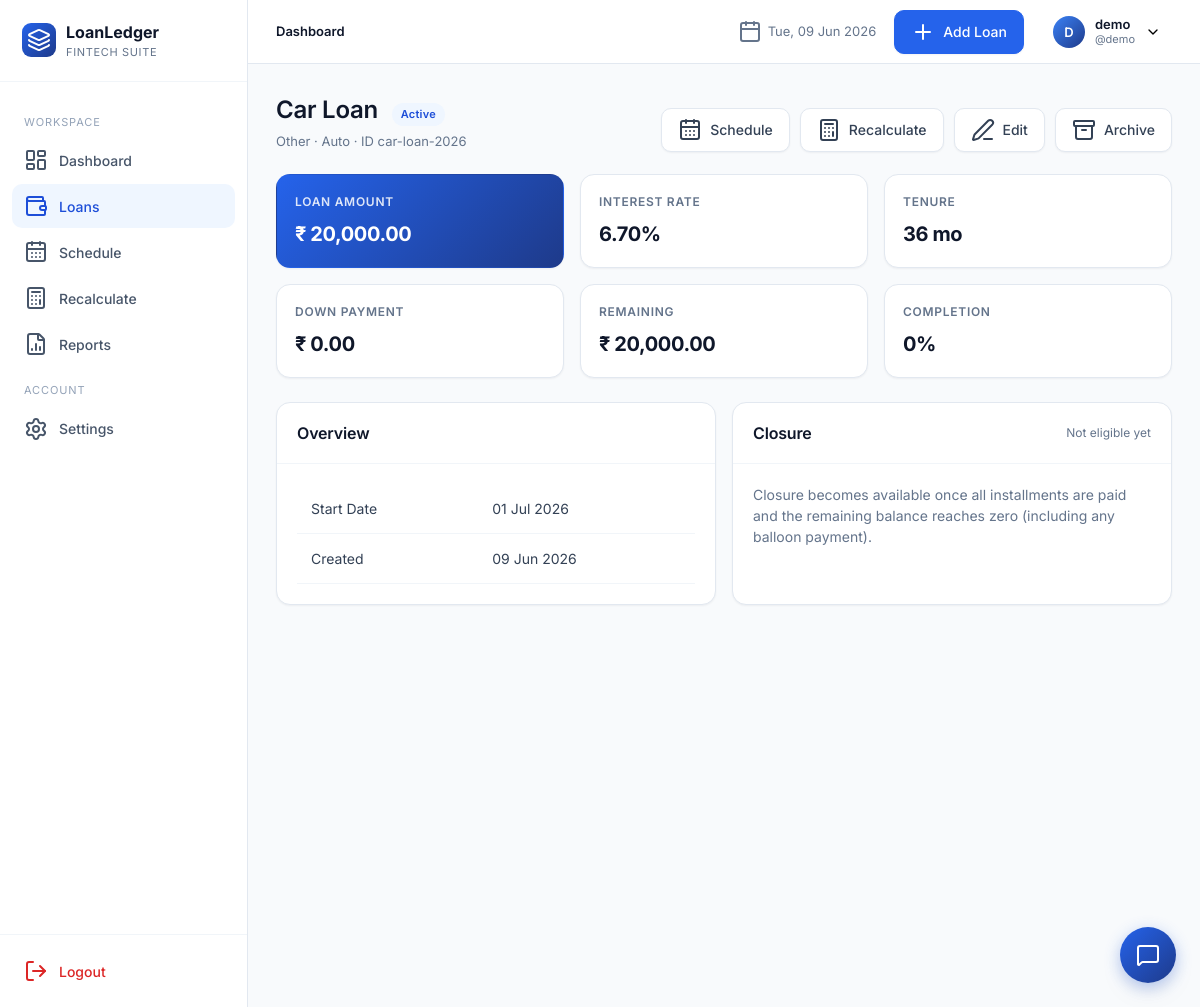
The app's page /loans/1 (signed in), older data.
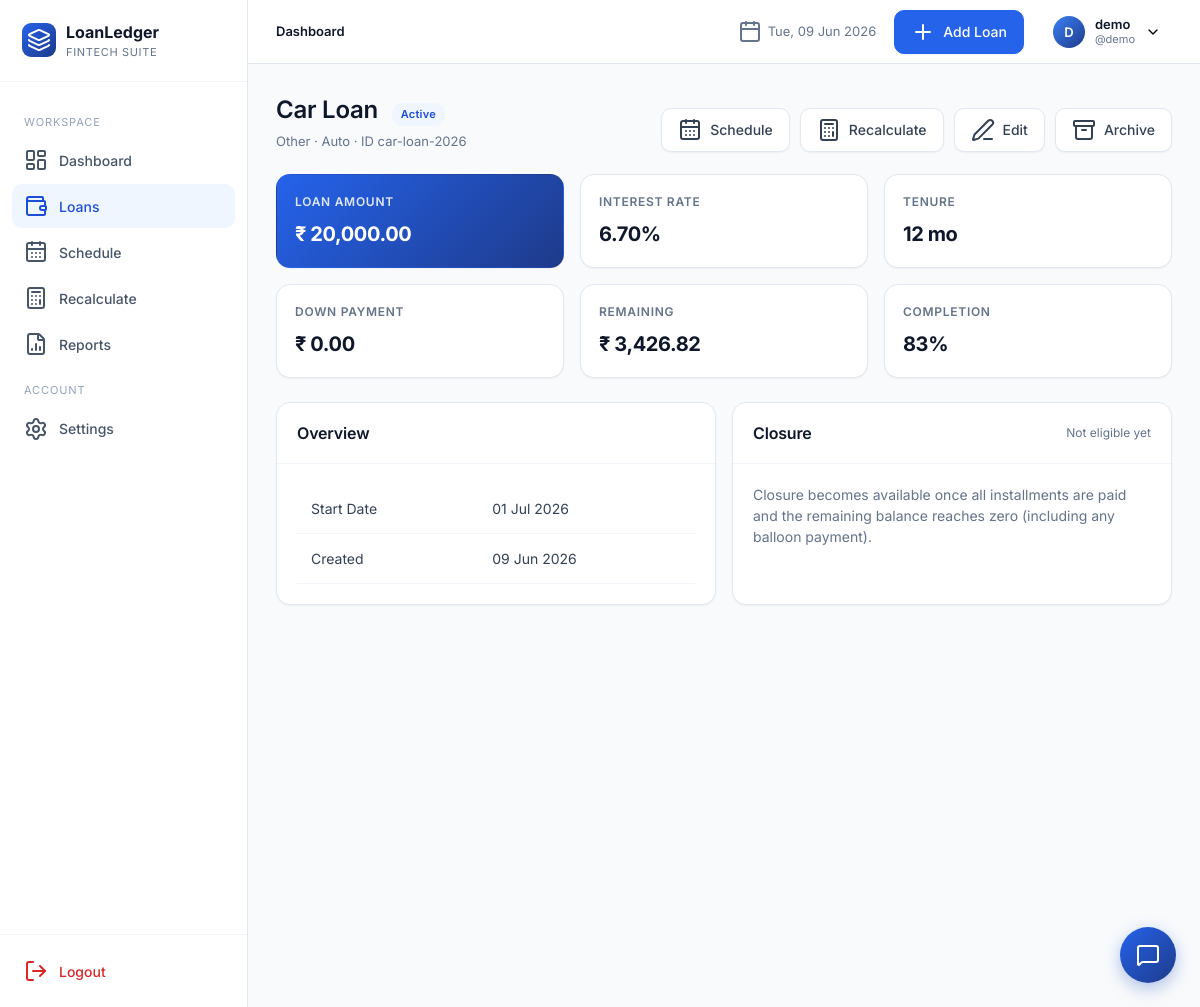
The same page, newer data.
### app/models.py (models this page shows, shortened)
class Loan(db.Model):
    __tablename__ = "loans"
    id = db.Column(db.Integer, primary_key=True)
    user_id = db.Column(db.Integer, db.ForeignKey("users.id"), nullable=False, index=True)
    loan_id = db.Column(db.String(40), nullable=False, index=True)  # manual unique per user
    loan_name = db.Column(db.String(120), nullable=False)
    loan_category = db.Column(db.String(50), nullable=False, default="Personal")
    bank_name = db.Column(db.String(120), nullable=False)
    loan_amount = db.Column(db.Float, nullable=False)
    interest_rate = db.Column(db.Float, nullable=False)  # annual %
    down_payment = db.Column(db.Float, default=0)
    custom_emi = db.Column(db.Float, nullable=True)
    start_date = db.Column(db.Date, nullable=False)
    tenure_months = db.Column(db.Integer, nullable=False)
    loan_status = db.Column(db.String(20), default="Active", index=True)
    remaining_balance = db.Column(db.Float, default=0)
    completion_percentage = db.Column(db.Float, default=0)
    is_archived = db.Column(db.Boolean, default=False, index=True)
    balloon_date = db.Column(db.Date, nullable=True)
    balloon_amount = db.Column(db.Float, nullable=True)
    notes = db.Column(db.Text)
    closed_at = db.Column(db.DateTime, nullable=True)
    final_amount = db.Column(db.Float, nullable=True)
    closure_notes = db.Column(db.Text, nullable=True)
    created_at = db.Column(db.DateTime, default=datetime.utcnow)
    updated_at = db.Column(db.DateTime, default=datetime.utcnow, onupdate=datetime.utcnow)
    schedules = db.relationship("Schedule", backref="loan", lazy="dynamic",
                                cascade="all, delete-orphan", order_by="Schedule.month_index")
    __table_args__ = (db.UniqueConstraint("user_id", "loan_id", name="uq_user_loanid"),)

class User(UserMixin, db.Model):
    __tablename__ = "users"
    id = db.Column(db.Integer, primary_key=True)
    full_name = db.Column(db.String(120), nullable=False)
    username = db.Column(db.String(64), unique=True, nullable=False, index=True)
    email = db.Column(db.String(160), unique=True, nullable=False, index=True)
    password_hash = db.Column(db.String(256), nullable=False)
    preferred_currency = db.Column(db.String(8), default="INR")
    preferred_date_format = db.Column(db.String(20), default="%d %b %Y")
    created_at = db.Column(db.DateTime, default=datetime.utcnow)
    loans = db.relationship("Loan", backref="owner", lazy="dynamic", cascade="all, delete-orphan")

### app/blueprints/loans.py (the view)
@loans_bp.route("/<int:loan_pk>")
@login_required
def details(loan_pk):
    loan = _get_loan_or_404(loan_pk)
    return render_template("loans/details.html", loan=loan)

### app/blueprints/loans.py (called while the page is built)
def _get_loan_or_404(loan_pk):
    loan = Loan.query.filter_by(id=loan_pk, user_id=current_user.id).first()
    if not loan:
        abort(404)
    return loan

### app/utils.py (called while the page is built)
def format_date(d, fmt=None):
    if not d:
        return "-"
    if fmt is None and current_user and current_user.is_authenticated:
        fmt = current_user.preferred_date_format or "%d %b %Y"
    fmt = fmt or "%d %b %Y"
    try:
        return d.strftime(fmt)
    except Exception:
        return str(d)

### app/templates/loans/details.html (shortened to what this page needs)
{% extends "base.html" %}
{% block content %}
<div class="page-header">
  <div class="title-block">
    <h1>{{ loan.loan_name }} <span class="badge {{ loan.loan_status.replace(' ','') }}" style="margin-left:8px;font-size:11px">{{ loan.loan_status }}</span></h1>
    <div class="sub">{{ loan.bank_name }} · {{ loan.loan_category }} · ID {{ loan.loan_id }}</div>
  </div>
  <div class="actions">
    <a href="{{ url_for('schedule.view', loan_pk=loan.id) }}" class="btn secondary"><i data-lucide="calendar-days"></i> Schedule</a>
    <a href="{{ url_for('recalc.index', loan_pk=loan.id) }}" class="btn secondary"><i data-lucide="calculator"></i> Recalculate</a>
    <a href="{{ url_for('loans.edit', loan_pk=loan.id) }}" class="btn secondary"><i data-lucide="edit-3"></i> Edit</a>
    <form method="post" action="{{ url_for('loans.archive', loan_pk=loan.id) }}" style="display:inline" data-confirm="Archive this loan?">
      <button class="btn secondary"><i data-lucide="archive"></i> Archive</button>
    </form>
  </div>
</div>
<div class="kpi-grid">
  <div class="kpi accent"><div class="label">Loan Amount</div><div class="value">{{ loan.loan_amount|money }}</div></div>
  <div class="kpi"><div class="label">Interest Rate</div><div class="value">{{ '%.2f'|format(loan.interest_rate) }}%</div></div>
  <div class="kpi"><div class="label">Tenure</div><div class="value">{{ loan.tenure_months }} mo</div></div>
  <div class="kpi"><div class="label">Down Payment</div><div class="value">{{ loan.down_payment|money }}</div></div>
  <div class="kpi"><div class="label">Remaining</div><div class="value">{{ loan.remaining_balance|money }}</div></div>
  <div class="kpi"><div class="label">Completion</div><div class="value">{{ '%.0f'|format(loan.completion_percentage) }}%</div></div>
</div>
<div class="grid grid-2">
  <div class="card">
    <div class="card-header"><h3>Overview</h3></div>
    <div class="card-body">
      <table class="tbl">
        <tr><td>Start Date</td><td>{{ loan.start_date|fdate }}</td></tr>
        <tr><td>Created</td><td>{{ loan.created_at|fdate }}</td></tr>
      </table>
    </div>
  </div>
  <div class="card">
    <div class="card-header">
      <h3>Closure</h3>
      <span style="font-size:12px;color:var(--slate-500)">{{ 'Eligible' if loan.remaining_balance <= 0.01 else 'Not eligible yet' }}</span>
    </div>
    <div class="card-body">
      {% if loan.remaining_balance <= 0.01 and loan.loan_status != 'Completed' %}
        <div class="insight"><i data-lucide="check-circle-2"></i> This loan is eligible for closure</div>
        <form method="post" action="{{ url_for('loans.close', loan_pk=loan.id) }}" data-confirm="Are you sure you want to close this loan?">
          <input type="hidden" name="csrf_token" value="{{ csrf_token() }}">
          <button class="btn success"><i data-lucide="check-circle-2"></i> Close Loan</button>
        </form>
      {% elif loan.loan_status == 'Completed' %}
        <div class="insight"><i data-lucide="check-circle-2"></i> Loan closed on {{ loan.closed_at|fdate }}. Final amount: {{ loan.final_amount|money }}</div>
        {% if loan.closure_notes %}<p style="color:var(--slate-500);font-size:13px;margin-top:8px">{{ loan.closure_notes }}</p>{% endif %}
      {% else %}
        <p style="color:var(--slate-500)">Closure becomes available once all installments are paid and the remaining balance reaches zero (including any balloon payment).</p>
      {% endif %}
    </div>
  </div>
</div>
{% endblock %}

Row changes from the older to the newer data that the page shows:
changed Loan "Car Loan": tenure_months "36" → "12"; remaining_balance "₹ 20,000.00" → "₹ 3,426.82"; completion_percentage "0" → "83"
